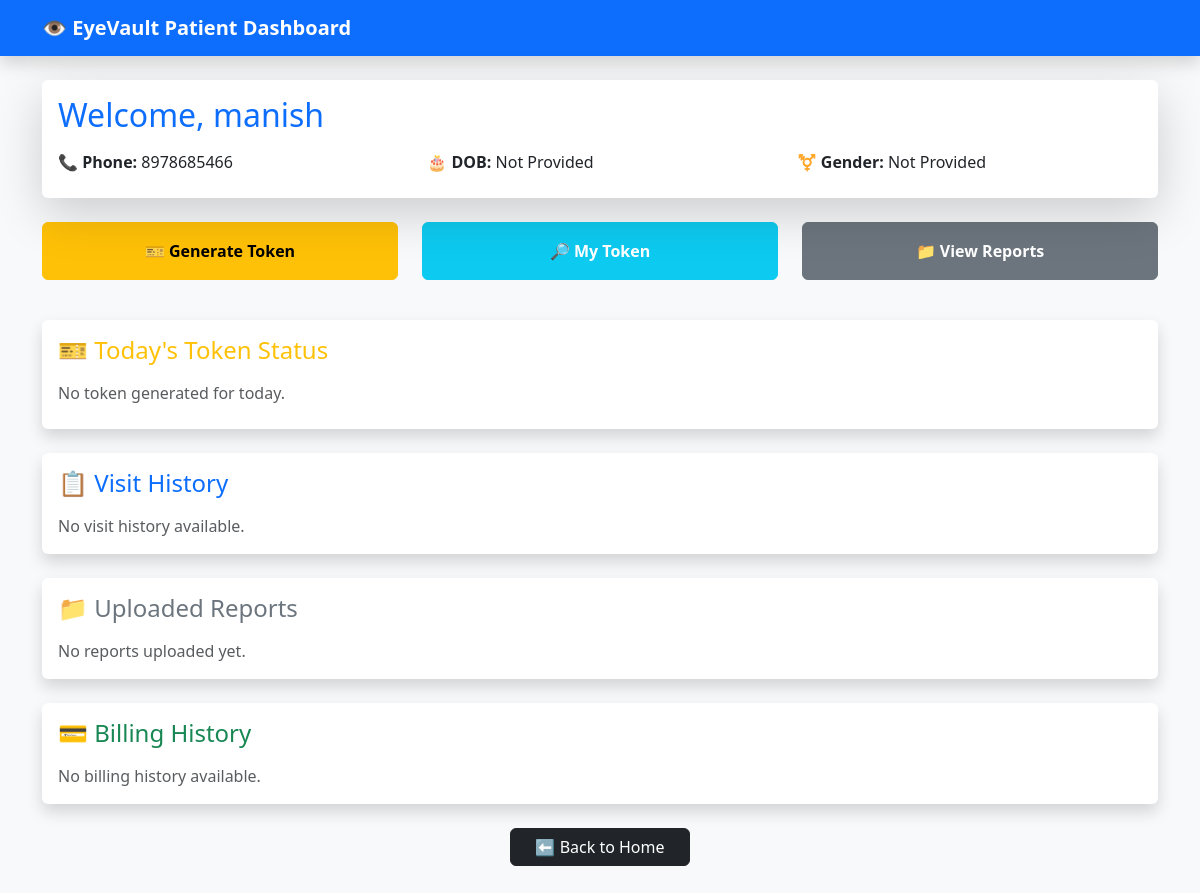
The app's page /patient-dashboard/6 with its own data.
### app.py (models this page shows)
class Patient(db.Model):
    id = db.Column(db.Integer, primary_key=True)
    name = db.Column(db.String(100))
    dob = db.Column(db.String(20))
    gender = db.Column(db.String(20))
    phone = db.Column(db.String(15), unique=True)

### app.py (the view)
@app.route('/patient-dashboard/<int:patient_id>')
def patient_dashboard(patient_id):
    patient = Patient.query.get(patient_id)
    return render_template(
        'patient_dashboard.html',
        patient=patient
    )

### templates/patient_dashboard.html (shortened to what this page needs)
<!DOCTYPE html>
<html>
<head>
    <link href="https://cdn.jsdelivr.net/npm/bootstrap@5.3.3/dist/css/bootstrap.min.css" rel="stylesheet">
</head>
<body class="bg-light">
<nav class="navbar navbar-dark bg-primary shadow">
    <div class="container">
        <span class="navbar-brand fw-bold">
            👁️ EyeVault Patient Dashboard
        </span>
    </div>
</nav>
<div class="container mt-4 mb-5">
    <div class="card shadow-lg border-0 mb-4">
        <div class="card-body">
            <h2 class="text-primary mb-3">Welcome, {{ patient.name }}</h2>
            <div class="row">
                <div class="col-md-4 mb-2">
                    <strong>📞 Phone:</strong> {{ patient.phone }}
                </div>
                <div class="col-md-4 mb-2">
                    <strong>🎂 DOB:</strong> {{ patient.dob }}
                </div>
                <div class="col-md-4 mb-2">
                    <strong>⚧ Gender:</strong> {{ patient.gender }}
                </div>
            </div>
        </div>
    </div>
    <div class="row mb-4">
        <div class="col-md-4 mb-3">
            <a href="/generate-token/{{ patient.id }}"
               class="btn btn-warning w-100 py-3 fw-bold">
                🎫 Generate Token
            </a>
        </div>
        <div class="col-md-4 mb-3">
            <a href="/my-token/{{ patient.id }}"
               class="btn btn-info text-white w-100 py-3 fw-bold">
                🔎 My Token
            </a>
        </div>
        <div class="col-md-4 mb-3">
            <a href="/reports/{{ patient.id }}"
               class="btn btn-secondary w-100 py-3 fw-bold">
                📁 View Reports
            </a>
        </div>
    </div>
    <div class="card shadow border-0 mb-4">
        <div class="card-body">
            <h4 class="text-warning mb-3">🎫 Today's Token Status</h4>
            {% if token %}
                <div class="row">
                    <div class="col-md-4 mb-2">
                        <strong>Your Token:</strong> {{ token.token_number }}
                    </div>
                    <div class="col-md-4 mb-2">
                        <strong>Your Status:</strong>
                        {% if token.status == "Completed" %}
                            <span class="badge bg-success">{{ token.status }}</span>
                        {% elif token.status == "In Progress" %}
                            <span class="badge bg-primary">{{ token.status }}</span>
                        {% else %}
                            <span class="badge bg-warning text-dark">{{ token.status }}</span>
                        {% endif %}
                    </div>
                    <div class="col-md-4 mb-2">
                        <strong>Completed Tokens:</strong> {{ completed_count }}
                    </div>
                </div>
                {% if current_token %}
                <div class="alert alert-info mt-3 mb-0">
                    Current token in progress:
                    <strong>{{ current_token.token_number }}</strong>
                </div>
                {% endif %}
            {% else %}
                <p class="mb-2 text-muted">No token generated for today.</p>
            {% endif %}
        </div>
    </div>
    <div class="card shadow border-0 mb-4">
        <div class="card-body">
            <h4 class="text-primary mb-3">📋 Visit History</h4>
            {% if visits %}
                <div class="table-responsive">
                    <table class="table table-bordered table-hover align-middle">
                        <thead class="table-primary">
                            <tr>
                                <th>Date</th>
                                <th>Doctor</th>
                                <th>Diagnosis</th>
                                <th>Notes</th>
                            </tr>
                        </thead>
                        <tbody>
                            {% for visit in visits %}
                            <tr>
                                <td>{{ visit.visit_date }}</td>
                                <td>{{ visit.doctor_name }}</td>
                                <td>{{ visit.diagnosis }}</td>
                                <td>{{ visit.notes }}</td>
                            </tr>
                            {% endfor %}
                        </tbody>
                    </table>
                </div>
            {% else %}
                <p class="text-muted mb-0">No visit history available.</p>
            {% endif %}
        </div>
    </div>
    <div class="card shadow border-0 mb-4">
        <div class="card-body">
            <h4 class="text-secondary mb-3">📁 Uploaded Reports</h4>
            {% if reports %}
                <div class="table-responsive">
                    <table class="table table-bordered table-hover align-middle">
                        <thead class="table-secondary">
                            <tr>
                                <th>Report File</th>
                                <th>Upload Date</th>
                                <th>View</th>
                            </tr>
                        </thead>
                        <tbody>
                            {% for report in reports %}
                            <tr>
                                <td>{{ report.file_name }}</td>
                                <td>{{ report.upload_date }}</td>
                                <td>
                                    <a href="/static/uploads/{{ report.file_name }}"
                                       target="_blank"
                                       class="btn btn-sm btn-primary">
                                        Open
                                    </a>
                                </td>
                            </tr>
                            {% endfor %}
                        </tbody>
                    </table>
                </div>
            {% else %}
                <p class="text-muted mb-0">No reports uploaded yet.</p>
            {% endif %}
        </div>
    </div>
    <div class="card shadow border-0 mb-4">
        <div class="card-body">
            <h4 class="text-success mb-3">💳 Billing History</h4>
            {% if bills %}
                <div class="table-responsive">
                    <table class="table table-bordered table-hover align-middle">
                        <thead class="table-success">
                            <tr>
                                <th>Date</th>
                                <th>Consultation</th>
                                <th>Medicine</th>
                                <th>Spects Name</th>
                                <th>Spects Cost</th>
                                <th>Total</th>
                                <th>Paid</th>
                                <th>Due</th>
                                <th>Status</th>
                            </tr>
                        </thead>
                        <tbody>
                            {% for bill in bills %}
                            <tr>
                                <td>{{ bill.bill_date }}</td>
                                <td>₹{{ bill.consultation_fee }}</td>
                                <td>₹{{ bill.medicine_fee }}</td>
                                <td>
                                    {% if bill.spect_name %}
                                        {{ bill.spect_name }}
                                    {% else %}
                                        -
                                    {% endif %}
                                </td>
                                <td>₹{{ bill.spect_cost }}</td>
                                <td><strong>₹{{ bill.total_amount }}</strong></td>
                                <td class="text-success"><strong>₹{{ bill.paid_amount }}</strong></td>
                                <td class="text-danger"><strong>₹{{ bill.due_amount }}</strong></td>
                                <td>
                                    {% if bill.payment_status == "Completed" %}
                                        <span class="badge bg-success">Completed</span>
                                    {% else %}
                                        <span class="badge bg-warning text-dark">Due</span>
                                    {% endif %}
                                </td>
                            </tr>
                            {% endfor %}
                        </tbody>
                    </table>
                </div>
            {% else %}
                <p class="text-muted mb-0">No billing history available.</p>
            {% endif %}
        </div>
    </div>
    <div class="text-center">
        <a href="/" class="btn btn-dark px-4">
            ⬅ Back to Home
        </a>
    </div>
</div>
</body>
</html>

### records on screen
Patient: name "manish", phone "8978685466", dob "Not Provided", gender "Not Provided"
